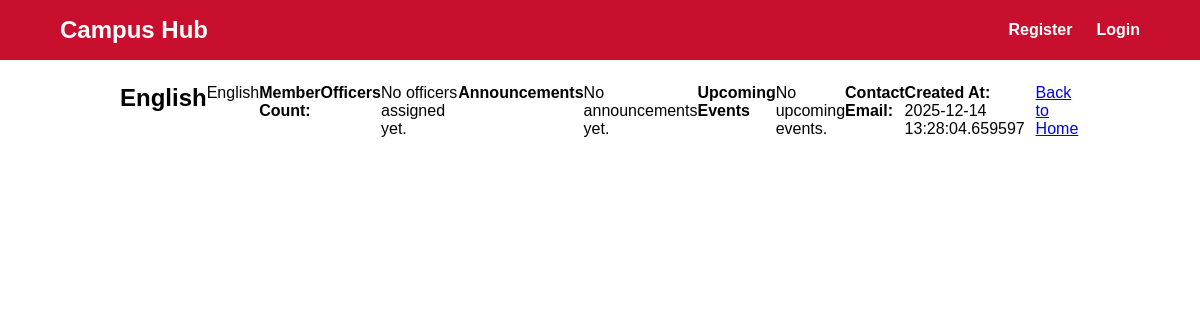
The app's page /org/17 with its own data.
### app/models.py (models this page shows, shortened)
class Organization(db.Model):
    __tablename__ = 'organizations'
    OrgID = db.Column(db.Integer, primary_key=True)
    OrgName = db.Column(db.String(120), nullable=False, unique=True)
    Description = db.Column(db.Text)
    created_at = db.Column(db.DateTime, default=datetime.utcnow)
    updated_at = db.Column(db.DateTime, default=datetime.utcnow, onupdate=datetime.utcnow)
    memberships = db.relationship('Membership', back_populates='organization', cascade='all, delete-orphan')
    announcements = db.relationship('Announcement', back_populates='organization', cascade='all, delete-orphan')
    events = db.relationship('Event', back_populates='organization', cascade='all, delete-orphan')

### app/routes/web_routes.py (the view)
@web_bp.route('/org/<int:org_id>')
def org_detail(org_id):
    org = OrgService.get_org(org_id)
    org.member_count = len(org.memberships) if hasattr(org, 'memberships') else 0
    org.officers = []
    for m in org.memberships:
        for o in m.officer_roles:
            org.officers.append({"name": m.user.FirstName + " " + m.user.LastName, "role": o.RoleName})
    announcements = AnnouncementService.get_org_announcements(org_id)
    for ann in announcements:
        ann.creator_name = ann.creator.membership.user.FirstName + " " + ann.creator.membership.user.LastName
    org.announcements = announcements
    user_id = session.get('user_id')
    is_officer = False
    if user_id:
        for m in org.memberships:
            if m.UserID == user_id and m.officer_roles:
                is_officer = True
                break
    return render_template('org_detail.html', org=org, is_officer=is_officer)

### app/services/announcement_service.py (called while the page is built, shortened)
    @staticmethod
    def get_org_announcements(org_id: int):
        try:
            announcements = Announcement.query.filter_by(OrgID=org_id).order_by(Announcement.DatePosted.desc()).all()
            result = []
            return result
        except SQLAlchemyError as e:
            raise AppError(f"Database error fetching announcements: {str(e)}", code='DB_ERROR', http_status=500)

### app/services/org_service.py (called while the page is built)
    @staticmethod
    def get_org(org_id: int):
        try:
            org = Organization.query.get(org_id)
            if not org:
                raise AppError("Organization not found", code="NOT_FOUND", http_status=404)
            return org
        except SQLAlchemyError as e:
            raise AppError(f"Database error fetching organization: {str(e)}", code="DB_ERROR", http_status=500)

### app/templates/org_detail.html (shortened to what this page needs)
{% extends 'base.html' %}
{% block content %}
<h2>{{ org.OrgName }}</h2>
<p>{{ org.Description }}</p>
<p><strong>Member Count:</strong> {{ member_count }}</p>
<h4>Officers</h4>
{% if officers %}
<ul>
    {% for officer in officers %}
    <li>{{ officer.user_name }} - {{ officer.role_name }}</li>
    {% endfor %}
</ul>
{% else %}
<p>No officers assigned yet.</p>
{% endif %}
<h4>Announcements</h4>
{% if announcements %}
<ul>
    {% for ann in announcements %}
    <li><strong>{{ ann.Title }}</strong> - {{ ann.Content }} <em>({{ ann.DatePosted }})</em></li>
    {% endfor %}
</ul>
{% else %}
<p>No announcements yet.</p>
{% endif %}
<h4>Upcoming Events</h4>
{% if events %}
<ul>
    {% for ev in events %}
    <li><strong>{{ ev.EventName }}</strong> - {{ ev.Description }} <em>on {{ ev.EventDate }} at {{ ev.Location }}</em> (Created by {{ ev.CreatorName }})</li>
    {% endfor %}
</ul>
{% else %}
<p>No upcoming events.</p>
{% endif %}
<p><strong>Contact Email:</strong> {{ org.contact_email }}</p>
<p><strong>Created At:</strong> {{ org.created_at }}</p>
<a href="{{ url_for('web.home') }}" class="btn btn-secondary mt-3">Back to Home</a>
{% endblock %}

### app/static/styles.css (style rules this page uses)
* { margin: 0; padding: 0; box-sizing: border-box; }
html, body { overflow-x: hidden; width: 100%; font-family: Arial, sans-serif; font-size: 1rem; }
:root { --primary-color: #c8102e; --secondary-color: #ffffff; --bg-color: #ffffff; --text-color: #000000; }
body { background-color: var(--bg-color); color: var(--text-color); transition: background 0.3s, color 0.3s; }

### records on screen
Organization: OrgName "English", Description "English", created_at "2025-12-14 13:28:04.659597"
